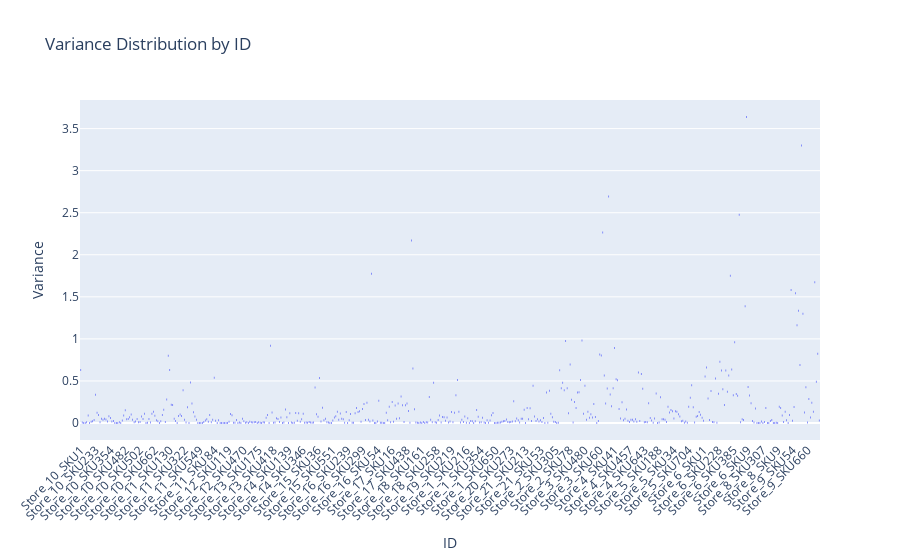

The code cell stored with this chart in its notebook:
### Code cell
plotly_boxplot_variance(id_variance, 'ID', 'ID_Variance', 'Variance Distribution by ID', 'ID')

### Figure 1 — Plotly figure (JSON) as saved in the notebook; plotly's stock layout.template omitted (floating-point values rounded to 4 significant figures; data arrays with more than 128 entries replaced by an {"elided": "..."} marker saying what was removed)
{"data": [{"alignmentgroup": "True", "hovertemplate": "ID=%{x}<br>ID_Variance=%{y}<extra></extra>", "legendgroup": "", "marker": {"color": "#636efa"}, "name": "", "notched": false, "offsetgroup": "", "orientation": "v", "showlegend": false, "type": "box", "x": {"elided": "499 str values"}, "x0": " ", "xaxis": "x", "y": {"elided": "499 float values"}, "y0": " ", "yaxis": "y"}], "layout": {"boxmode": "group", "legend": {"tracegroupgap": 0}, "title": {"text": "Variance Distribution by ID"}, "xaxis": {"anchor": "y", "domain": [0, 1], "tickangle": -45, "title": {"text": "ID"}}, "yaxis": {"anchor": "x", "domain": [0, 1], "title": {"text": "Variance"}}}}
